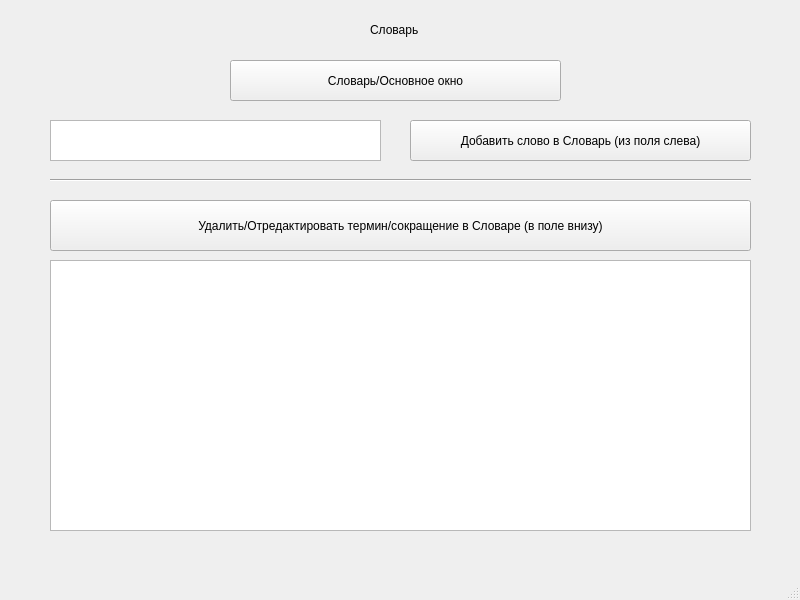
<?xml version="1.0" encoding="UTF-8"?>
<ui version="4.0">
 <class>MainWindow</class>
 <widget class="QMainWindow" name="MainWindow">
  <property name="geometry">
   <rect>
    <x>0</x>
    <y>0</y>
    <width>800</width>
    <height>600</height>
   </rect>
  </property>
  <property name="windowTitle">
   <string>MainWindow</string>
  </property>
  <widget class="QWidget" name="centralwidget">
   <widget class="QPushButton" name="pushButton">
    <property name="geometry">
     <rect>
      <x>230</x>
      <y>60</y>
      <width>331</width>
      <height>41</height>
     </rect>
    </property>
    <property name="text">
     <string>Словарь/Основное окно</string>
    </property>
   </widget>
   <widget class="QLabel" name="label">
    <property name="geometry">
     <rect>
      <x>370</x>
      <y>20</y>
      <width>81</width>
      <height>20</height>
     </rect>
    </property>
    <property name="styleSheet">
     <string notr="true">font: 75 10pt &quot;MS Shell Dlg 2&quot;;</string>
    </property>
    <property name="text">
     <string>Словарь</string>
    </property>
   </widget>
   <widget class="QTextEdit" name="textEdit">
    <property name="geometry">
     <rect>
      <x>50</x>
      <y>120</y>
      <width>331</width>
      <height>41</height>
     </rect>
    </property>
   </widget>
   <widget class="QPlainTextEdit" name="plainTextEdit">
    <property name="geometry">
     <rect>
      <x>50</x>
      <y>260</y>
      <width>701</width>
      <height>271</height>
     </rect>
    </property>
   </widget>
   <widget class="QPushButton" name="pushButton_2">
    <property name="geometry">
     <rect>
      <x>50</x>
      <y>200</y>
      <width>701</width>
      <height>51</height>
     </rect>
    </property>
    <property name="text">
     <string>Удалить/Отредактировать термин/сокращение в Словаре (в поле внизу)</string>
    </property>
   </widget>
   <widget class="QPushButton" name="pushButton_3">
    <property name="geometry">
     <rect>
      <x>410</x>
      <y>120</y>
      <width>341</width>
      <height>41</height>
     </rect>
    </property>
    <property name="text">
     <string>Добавить слово в Словарь (из поля слева)</string>
    </property>
   </widget>
   <widget class="Line" name="line">
    <property name="geometry">
     <rect>
      <x>50</x>
      <y>165</y>
      <width>701</width>
      <height>31</height>
     </rect>
    </property>
    <property name="orientation">
     <enum>Qt::Horizontal</enum>
    </property>
   </widget>
  </widget>
  <widget class="QMenuBar" name="menubar">
   <property name="geometry">
    <rect>
     <x>0</x>
     <y>0</y>
     <width>800</width>
     <height>26</height>
    </rect>
   </property>
  </widget>
  <widget class="QStatusBar" name="statusbar"/>
 </widget>
 <resources/>
 <connections/>
</ui>
